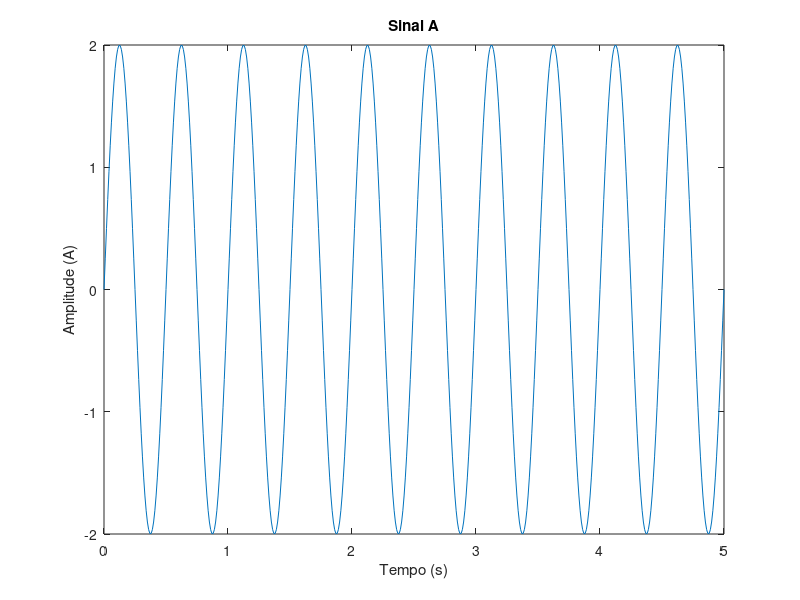

Reproduce this figure in MATLAB.
Ta  = 0.01;

t = 0:Ta:5;
x = 2*sin(4*pi*t);

figure(1);
plot(t,x);
xlabel("Tempo (s)")
ylabel("Amplitude (A)")
title("Sinal A")